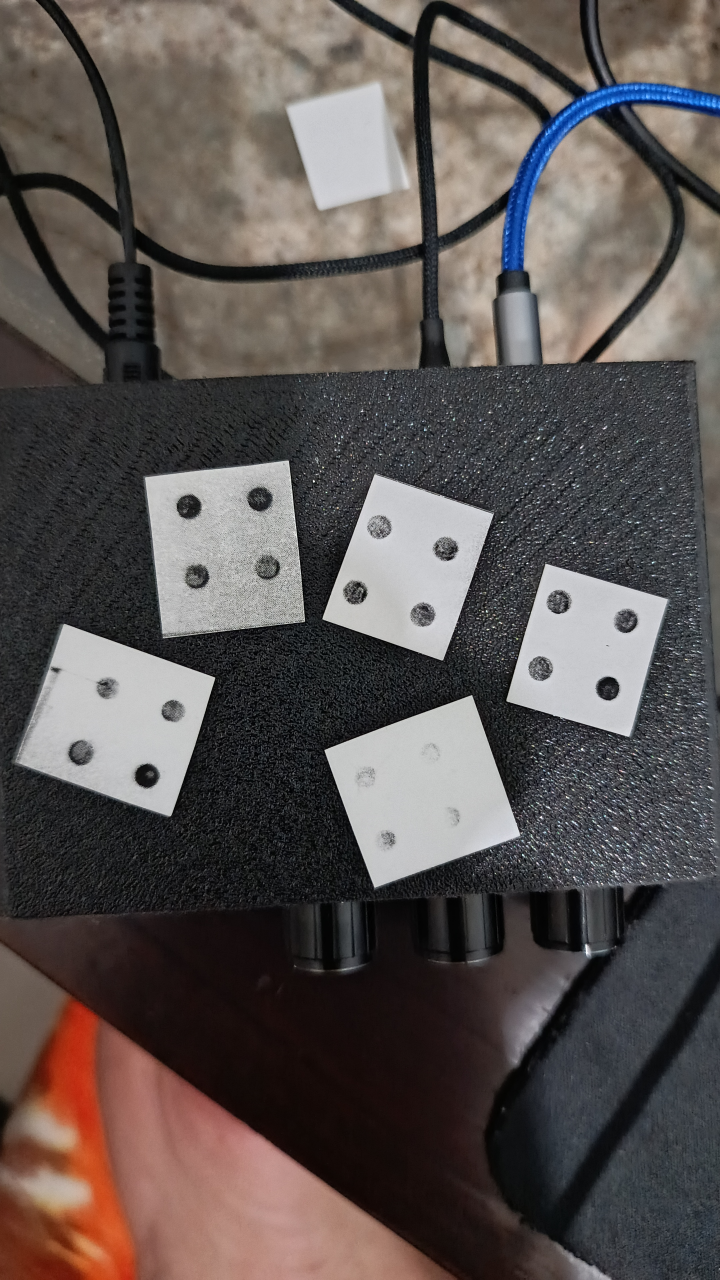
#> input picture Dot_Blot_YOLO_Segmentation/dataset/test/IMG_20260606_175557_814.jpg, 2160 x 3840 px (shown at 1/3 size)
$ python -i dotblot_features.py   (imports and definitions only)   (older library calls are emulated)
#> lines starting #> are read from the running program, lines starting #| are printed output that depends on the picture; after the words box and inside, x2 and y2 are one past the last pixel; in counts of white or black regions, pixels touching at a corner belong together
# =============================================================================
# PoCT - Toxoplasmosis Diagnosis Device (Dec, 2026)
# Dodit Suprianto
# Email: Dodit.suprianto@polinema.ac.id
# Affiliation:
#   - Department of Electrical Engineering, Politeknik Negeri Malang, Malang, Indonesia
#   - AIDS, Toxoplasma, Opportunistic Disease and Malaria (ATOM) Research Group,
#     Faculty of Medicine, Universitas Brawijaya, Malang, Indonesia
# =============================================================================
"""
dotblot_features.py
===================
Artefact-free quantification of a single anti-GRA7 dot-blot spot.

The functions here are a line-by-line port of the feature code used in the
classification notebook ("Dot-Blot Model.ipynb", sections 4-6), so that the
application computes exactly the same features that the model was trained on.

Input  : a grayscale crop of ONE spot (uint8, white = 255 outside the circle),
         i.e. the output of the YOLO segmentation + circular auto-crop stage.
Output : QC verdict, geometry, inner-ROI optical-density (OD) map and the
         Q3 (radial profile) / Q4 (rotation-invariant texture) feature values.

Only the inner disk (85 % of the equivalent radius) is analysed, so that the
size/shape of the contour - a pressing/cropping artefact - never enters the
features.
"""
from __future__ import annotations

import math
import warnings
from dataclasses import dataclass, field
from typing import Dict, Optional

import numpy as np
from scipy import ndimage as ndi
from skimage import feature, measure, morphology

# --------------------------------------------------------------------------- #
# Constants (identical to the notebook configuration)                          #
# --------------------------------------------------------------------------- #
ROI_FRAC = 0.85          # inner-ROI radius as a fraction of the equivalent spot radius
MIN_AREA_PX = 2000       # minimum mask area for a valid crop
I0 = 255.0               # white reference for optical density
RAD_EDGES = np.linspace(0, ROI_FRAC, 7)   # 6 concentric rings (Q3)
REFERENCE_RADIUS_PX = 94.4                # mean equivalent radius of the training crops (250 lux)


# --------------------------------------------------------------------------- #
# Basic geometry / QC                                                          #
# --------------------------------------------------------------------------- #
def to_od(a: np.ndarray) -> np.ndarray:
    """Optical density (Beer-Lambert): OD = -log10(I / I0)."""
    return -np.log10(np.clip(a.astype(np.float32), 1, 255) / I0)


def spot_mask(a: np.ndarray) -> Optional[np.ndarray]:
    """Largest non-white connected component after closing + hole filling."""
    m = a < 255
    if m.sum() < 50:
        return None
    m = ndi.binary_closing(m, structure=morphology.disk(2))
    m = ndi.binary_fill_holes(m)
    lab, n = ndi.label(m)
    if n == 0:
        return None
    sz = ndi.sum(m, lab, range(1, n + 1))
    return lab == (1 + int(np.argmax(sz)))


def geometry(m: np.ndarray) -> Dict[str, float]:
    area = int(m.sum())
    cy, cx = ndi.center_of_mass(m)
    R = math.sqrt(area / math.pi)
    rp = measure.regionprops(m.astype(np.uint8))[0]
    edge_touch = int(m[0].sum() + m[-1].sum() + m[:, 0].sum() + m[:, -1].sum())
    return dict(area=area, cy=cy, cx=cx, R=R, perimeter=rp.perimeter, solidity=rp.solidity,
                eccentricity=rp.eccentricity, extent=rp.extent, edge_touch=edge_touch)


def qc_reason(g: Dict[str, float]) -> str:
    """Acquisition QC only (never based on feature values)."""
    if g["area"] < MIN_AREA_PX:
        return "small_mask"
    if g["solidity"] < 0.90 or g["edge_touch"] > 0.25 * 2 * math.pi * g["R"]:
        return "truncated"
    return "ok"


def roi_masks(m: np.ndarray, g: Dict[str, float]):
    yy, xx = np.ogrid[:m.shape[0], :m.shape[1]]
    d = np.hypot(yy - g["cy"], xx - g["cx"]) / g["R"]      # distance normalised by radius
    roi = m & (d <= ROI_FRAC)
    return roi, d


# --------------------------------------------------------------------------- #
# Q3 - radial OD profile                                                       #
# --------------------------------------------------------------------------- #
def radial_profile(od: np.ndarray, m: np.ndarray, d: np.ndarray) -> np.ndarray:
    prof = []
    for i in range(6):
        sel = m & (d >= RAD_EDGES[i]) & (d < RAD_EDGES[i + 1])
        prof.append(od[sel].mean() if sel.any() else np.nan)
    return np.array(prof, dtype=float)


def q3_radial(od, m, d):
    prof = radial_profile(od, m, d)
    x = np.arange(6)
    ok = np.isfinite(prof)
    slope = np.polyfit(x[ok], prof[ok], 1)[0] if ok.sum() > 2 else np.nan
    curv = np.polyfit(x[ok], prof[ok], 2)[0] if ok.sum() > 3 else np.nan
    out = {f"Q3__ring{i + 1}": prof[i] for i in range(6)}
    out.update({"Q3__slope": slope, "Q3__curv": curv, "Q3__center_to_edge": prof[0] - prof[-1]})
    return out


# --------------------------------------------------------------------------- #
# Q4 - rotation-invariant texture                                              #
# --------------------------------------------------------------------------- #
def _glcm_feats(img_q, valid, levels, tag):
    # img_q: int (0..levels-1); outside the ROI = levels (extra level, discarded)
    q = np.where(valid, img_q, levels).astype(np.uint8)
    out = {}
    for dist in (1, 2):
        G = feature.graycomatrix(q, [dist], [0, np.pi / 4, np.pi / 2, 3 * np.pi / 4],
                                 levels=levels + 1, symmetric=True, normed=False)[:levels, :levels, 0, :]
        Gs = G.astype(np.float64)
        Gs = Gs / np.maximum(Gs.sum(axis=(0, 1), keepdims=True), 1)
        i, j = np.meshgrid(np.arange(levels), np.arange(levels), indexing="ij")
        con = (Gs * (i - j)[:, :, None] ** 2).sum((0, 1))
        dis = (Gs * np.abs(i - j)[:, :, None]).sum((0, 1))
        hom = (Gs / (1 + (i - j)[:, :, None] ** 2)).sum((0, 1))
        asm = (Gs ** 2).sum((0, 1))
        mu_i = (Gs * i[:, :, None]).sum((0, 1))
        mu_j = (Gs * j[:, :, None]).sum((0, 1))
        si = np.sqrt((Gs * (i[:, :, None] - mu_i) ** 2).sum((0, 1)))
        sj = np.sqrt((Gs * (j[:, :, None] - mu_j) ** 2).sum((0, 1)))
        cor = (Gs * (i[:, :, None] - mu_i) * (j[:, :, None] - mu_j)).sum((0, 1)) / np.maximum(si * sj, 1e-9)
        ent = -(Gs * np.log2(np.where(Gs > 0, Gs, 1))).sum((0, 1))
        for nm, val in dict(contrast=con, dissim=dis, homog=hom, asm=asm, corr=cor, entropy=ent).items():
            out[f"{tag}__glcm_{nm}_d{dist}"] = float(np.mean(val))     # mean of 4 directions -> rotation invariant
    return out


def q4_texture(od, roi):
    ys, xs = np.nonzero(roi)
    y0, y1, x0, x1 = ys.min(), ys.max() + 1, xs.min(), xs.max() + 1
    sub = od[y0:y1, x0:x1]
    r = roi[y0:y1, x0:x1]
    v = sub[r]
    lo, hi = np.percentile(v, 1), np.percentile(v, 99)
    q = np.clip((sub - lo) / max(hi - lo, 1e-6), 0, 1)
    q = np.minimum((q * 32).astype(int), 31)                       # per-image normalisation: pure texture
    out = _glcm_feats(q, r, 32, "Q4")
    filled = np.where(r, sub, v.mean())
    with warnings.catch_warnings():
        warnings.simplefilter("ignore")
        lbp = feature.local_binary_pattern(filled, 8, 1, method="uniform")
    inner = ndi.binary_erosion(r, iterations=2)
    hist = np.bincount(lbp[inner].astype(int), minlength=10)[:10].astype(float)
    hist /= max(hist.sum(), 1)
    out.update({f"Q4__lbp{k}": hist[k] for k in range(10)})
    sig = [1, 2, 4, 8]
    G = [ndi.gaussian_filter(filled, s) for s in sig]
    for k in range(3):
        out[f"Q4__dog{k + 1}_energy"] = float((G[k] - G[k + 1])[inner].std())
    out["Q4__lowfreq_std"] = float(G[3][inner].std())
    return out


Q4_FEATURES = None   # filled lazily; the order of keys of q4_texture() defines the column order


# --------------------------------------------------------------------------- #
# Public API                                                                   #
# --------------------------------------------------------------------------- #
@dataclass
class SpotAnalysis:
    ok: bool
    reason: str                                   # 'ok' | 'blank' | 'small_mask' | 'truncated'
    gray: Optional[np.ndarray] = None
    mask: Optional[np.ndarray] = None
    roi: Optional[np.ndarray] = None
    od: Optional[np.ndarray] = None
    geom: Dict[str, float] = field(default_factory=dict)
    features: Dict[str, float] = field(default_factory=dict)
    radial_profile: Optional[np.ndarray] = None


def analyze_spot(gray: np.ndarray, compute_features: bool = True) -> SpotAnalysis:
    """Run QC and (if valid) feature extraction on one grayscale spot crop."""
    if gray.ndim == 3:
        raise ValueError("analyze_spot expects a single-channel (grayscale) uint8 image")
    gray = np.ascontiguousarray(gray, dtype=np.uint8)
    m = spot_mask(gray)
    if m is None:
        return SpotAnalysis(False, "blank", gray=gray)
    g = geometry(m)
    reason = qc_reason(g)
    roi, d = roi_masks(m, g)
    od = to_od(gray)
    res = SpotAnalysis(reason == "ok", reason, gray=gray, mask=m, roi=roi, od=od, geom=g)
    if reason != "ok" or not compute_features:
        return res
    f = {}
    f.update(q3_radial(od, m, d))
    f.update(q4_texture(od, roi))
    res.features = f
    res.radial_profile = radial_profile(od, m, d)
    return res

>>> import cv2
>>> picture = cv2.imread('../Dot_Blot_YOLO_Segmentation/dataset/test/IMG_20260606_175557_814.jpg', cv2.IMREAD_GRAYSCALE)
#> picture: shape (3840, 2160); min 0, max 255, mean 85.7
>>> result = analyze_spot(picture)
#> in spot_mask, `m = a < 255`: m: shape (3840, 2160) bool; 100% white; black in thin lines or dots, all inside (x1, y1, x2, y2) = (940, 1114, 2135, 2861)
#> in spot_mask, `m = ndi.binary_closing(m, structure=morphology.disk(2))`:
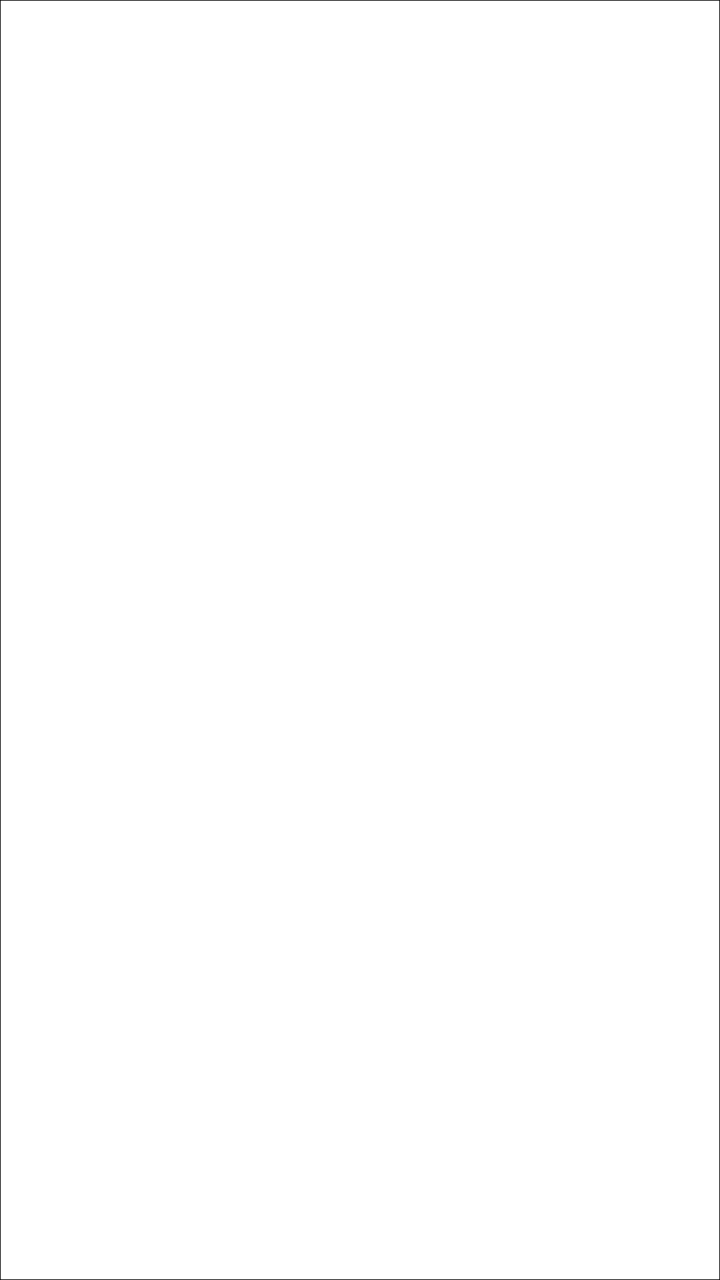
#> m: shape (3840, 2160) bool (shown at 1/3 size); 99.7% white; 1 black region, box (x1, y1, x2, y2) and area: (0, 0, 2160, 3840) 23984
#> in spot_mask, `lab, n = ndi.label(m)`: n = 1
#> in spot_mask, `sz = ndi.sum(m, lab, range(1, n + 1))`: sz = [8270416]
#> in geometry, `area = int(m.sum())`: area = 8270416
#> in geometry, `cy, cx = ndi.center_of_mass(m)`: cy = 1919.5; cx = 1079.5
#> in geometry, `R = math.sqrt(area / math.pi)`: R = 1622.5
#> in geometry, `edge_touch = int(m[0].sum() + m[-1].sum() + m[:, 0].sum() + m[:, -1].s..`: edge_touch = 0
#> in analyze_spot, `g = geometry(m)`: g = 9 items
#> in analyze_spot, `reason = qc_reason(g)`: reason = 'ok'
#> in roi_masks, `roi = m & (d <= ROI_FRAC)`: roi: shape (3840, 2160) bool; 63.5% white; 1 black region, box (x1, y1, x2, y2) and area: (0, 0, 2160, 3840) 3026392
#> after the loop in radial_profile, `for i in range(6):`:
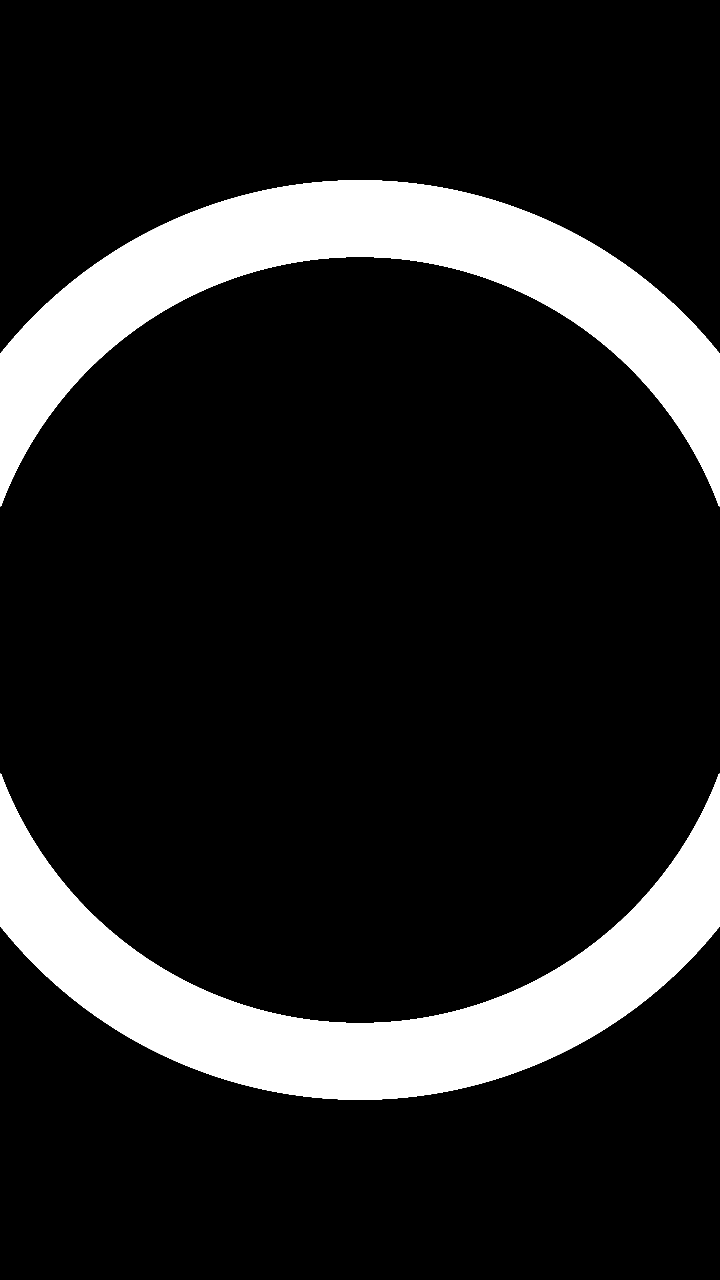
#> sel: shape (3840, 2160) bool (shown at 1/3 size); 14.4% white; 2 white regions, box (x1, y1, x2, y2) and area: (2, 541, 2158, 1520) 597300, (2, 2320, 2158, 3299) 597300
#> after the loop in radial_profile, `for i in range(6):`: prof = [0.704, 0.562, 0.528, 0.658, 0.724, 0.697]
#> in q3_radial, `ok = np.isfinite(prof)`: ok = [True, True, True, True, True, True]
#> in q3_radial, `slope = np.polyfit(x[ok], prof[ok], 1)[0] if ok.sum() > 2 else np.nan`: slope = 0.0167
#> in q3_radial, `curv = np.polyfit(x[ok], prof[ok], 2)[0] if ok.sum() > 3 else np.nan`: curv = 0.0174
#> in q3_radial, `out = {f"Q3__ring{i + 1}": prof[i] for i in range(6)}`: out = {'Q3__ring1': 0.704, 'Q3__ring2': 0.562, 'Q3__ring3': 0.528, 'Q3__ring4': 0.658, 'Q3__ring5': 0.724, 'Q3__ring6': 0.697}
#> in q4_texture, `y0, y1, x0, x1 = ys.min(), ys.max() + 1, xs.min(), xs.max() + 1`: y0 = 541; y1 = 3299; x0 = 2; x1 = 2158
#> in q4_texture, `r = roi[y0:y1, x0:x1]`: r: shape (2758, 2156) bool; 88.6% white; 4 black regions, box (x1, y1, x2, y2) and area: (0, 0, 1036, 518) 169560, (1120, 0, 2156, 518) 169560, (0, 2240, 1036, 2758) 169560, (1120, 2240, 2156, 2758) 169560
#> in q4_texture, `lo, hi = np.percentile(v, 1), np.percentile(v, 99)`: lo = 0.0906; hi = 1.8
#> the loop in _glcm_feats, `for dist in (1, 2):` made 2 passes
#> (con, dis, hom, asm, mu_j, sj, cor, ent) on passes 1 to 2: ([3.3, 5.62, 3.45, 6.06], [0.869, 1.18, 0.902, 1.22], [0.717, 0.662, 0.71, 0.658], [0.0347, 0.0322, 0.0342, 0.0318], [10.05, 10.05, 10.05, 10.05], [7.62, 7.62, 7.61, 7.61], [0.972, 0.952, 0.97, 0.948], [6.54, 6.85, 6.59, 6.89]), ([9.17, 5.62, 9.57, 6.06], [1.52, 1.18, 1.57, 1.22], [0.616, 0.662, 0.612, 0.658], [0.03, 0.0322, 0.0296, 0.0318], [10.05, 10.05, 10.05, 10.05], [7.62, 7.62, 7.61, 7.61], [0.921, 0.952, 0.917, 0.948], [7.11, 6.85, 7.15, 6.89])
#> pass 1, in _glcm_feats, `G = feature.graycomatrix(q, [dist], [0, np.pi / 4, np.pi / 2, 3 * np.p..`:
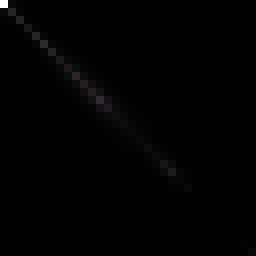
#> G: shape (32, 32, 4) uint32 (shown 8 times larger); mean of channels 0, 1, 2, 3 10283.7, 10281.5, 10284.9, 10281.5; drawn with min black and max white
#> after the loop in _glcm_feats, `for dist in (1, 2):`: out = 12 items
#> in q4_texture, `filled = np.where(r, sub, v.mean())`:
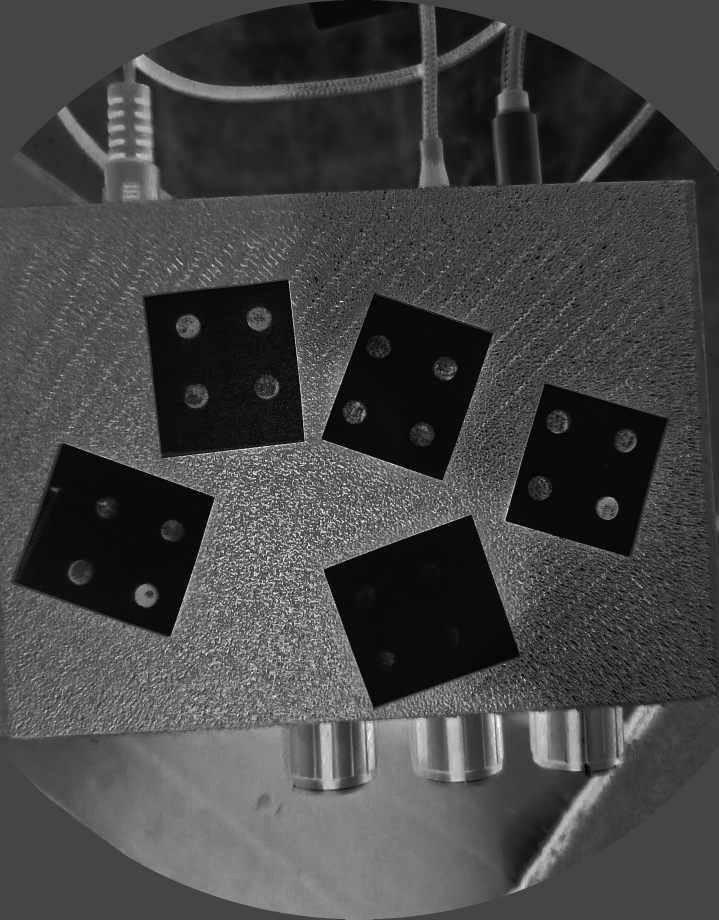
#> filled: shape (2758, 2156) float32 (shown at 1/3 size); min 0, max 2.41, mean 0.656; drawn with min black and max white
#> in q4_texture, `lbp = feature.local_binary_pattern(filled, 8, 1, method="uniform")`:
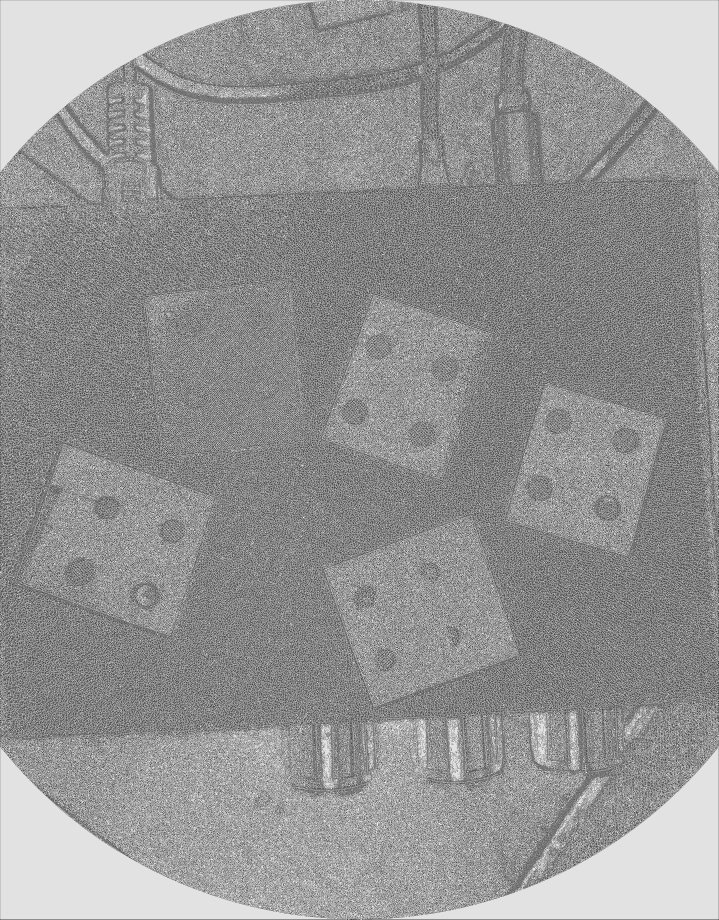
#> lbp: shape (2758, 2156) float64 (shown at 1/3 size); min 0, max 9, mean 5.28; drawn with min black and max white
#> in q4_texture, `inner = ndi.binary_erosion(r, iterations=2)`:
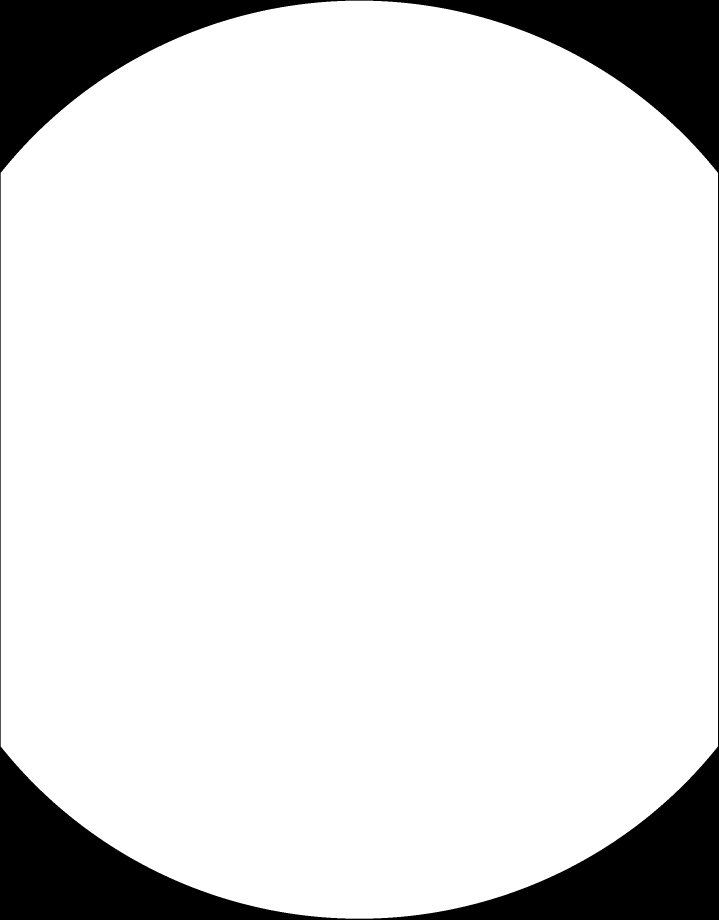
#> inner: shape (2758, 2156) bool (shown at 1/3 size); 88.3% white; 1 black region, box (x1, y1, x2, y2) and area: (0, 0, 2156, 2758) 693836
#> in q4_texture, `hist = np.bincount(lbp[inner].astype(int), minlength=10)[:10].astype(f..`: hist = [154771, 300374, 258935, 684047, 1018754, 944053, 517965, 358983, 479387, 535143]
#> in q4_texture, `hist /= max(hist.sum(), 1)`: hist = [0.0295, 0.0572, 0.0493, 0.13, 0.194, 0.18, 0.0986, 0.0683, 0.0913, 0.102]
#> in q4_texture, `G = [ndi.gaussian_filter(filled, s) for s in sig]`: G = 4 items
#> after the loop in q4_texture, `for k in range(3):`: out = 25 items
#> in analyze_spot, `res.features = f`: res.features = 35 items
#> in analyze_spot, `res.radial_profile = radial_profile(od, m, d)`: res.radial_profile = [0.704, 0.562, 0.528, 0.658, 0.724, 0.697]
